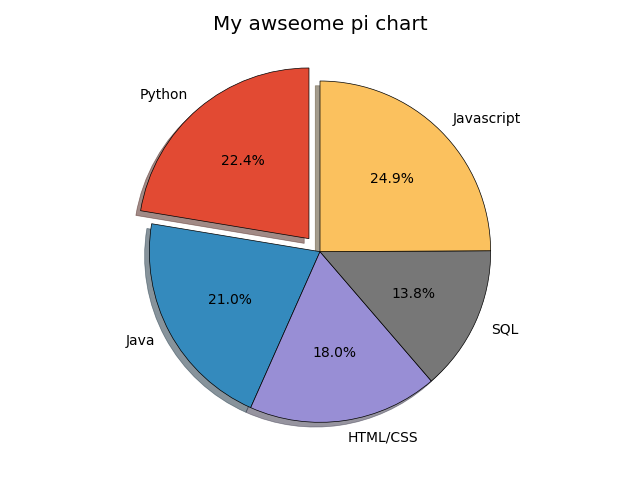

Write the Python code that produced this figure.
from matplotlib import pyplot as plt
plt.style.use("ggplot")
slices = [59219,55466,47544, 36443, 65917]
labels = ["Python", "Java", "HTML/CSS", "SQL","Javascript"]

#colors = ["#008fd5", "#fc4f30", "#e5ae37","#6d904f"]
explode = [0.1,0,0,0,0]
plt.pie(slices, labels=labels, shadow=True, startangle=90,
		 wedgeprops={'edgecolor':'black'}, autopct="%1.1f%%", explode=explode)
plt.title("My awseome pi chart")
plt.tight_layout()
plt.show()
